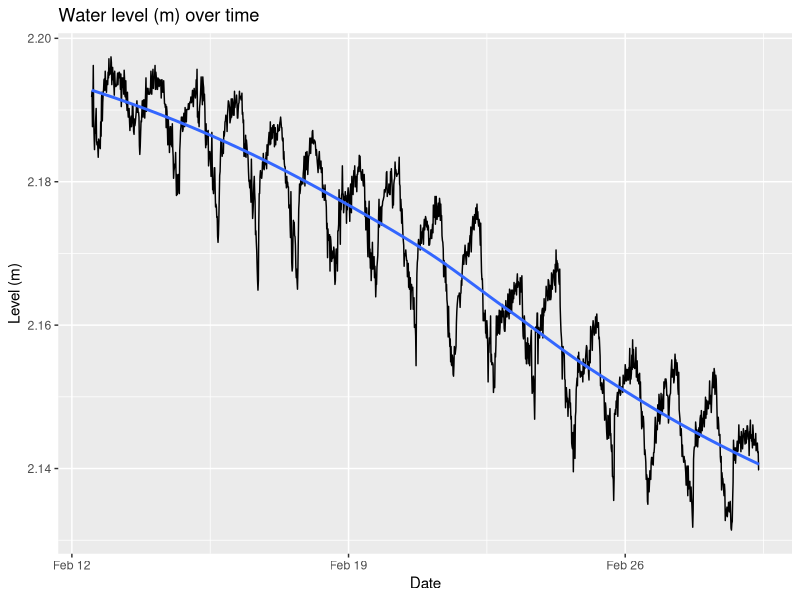
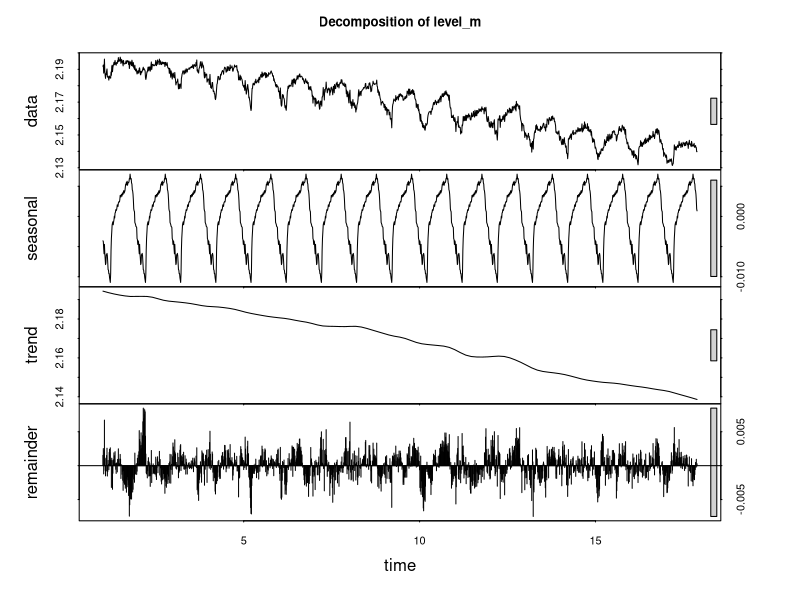
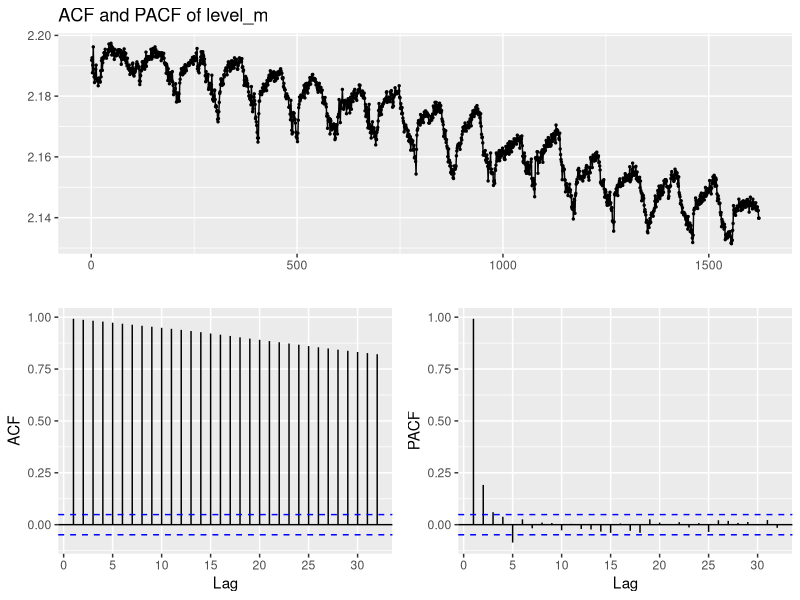
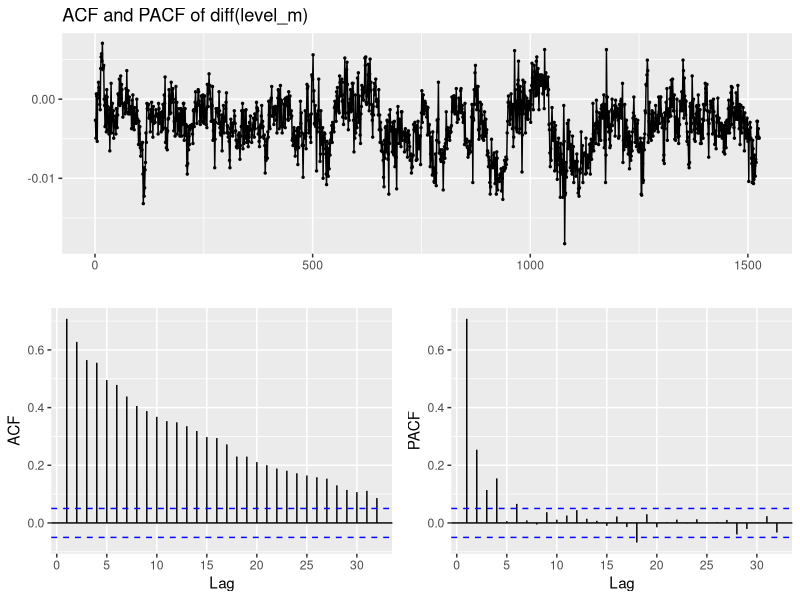

Recreate these plots in R, in order.
## ---- chunk 1
knitr::opts_chunk$set(echo = TRUE)
## ---- chunk 2
library(tidyverse)
library(here)
library(forecast)
library(tseries)
## ---- chunk 3
here()

lv <- read_csv('data/180301 Level Data.csv')
head(lv, n=5)
## ---- chunk 4
lv$date_time <- as.POSIXct(lv$date_time, format = '%m/%d/%y %H:%M')
lv_df <- lv[c(2,5)]

cat('Absolute difference in water level over the period of', as.character(min(lv_df$date_time)), 'and', as.character(min(lv_df$date_time)), 'in meters:', max(lv_df$level_m) - min(lv_df$level_m))
## ---- chunk 5
ggplot(lv_df, aes(date_time, level_m)) +
    geom_line() +
    geom_smooth(method = 'loess', se = FALSE) +
    xlab('Date') +
    ylab('Level (m)') + 
    ggtitle('Water level (m) over time')
## ---- chunk 6
decomp_ts <- ts(lv_df$level_m, frequency = 96) %>%
    stl(s.window='periodic') %>%
    plot(main='Decomposition of level_m')
## ---- chunk 7
ggtsdisplay(lv_df$level_m, main='ACF and PACF of level_m')

ggtsdisplay(diff(lv_df$level_m, lag=96), main='ACF and PACF of diff(level_m)')
## ---- chunk 8
lv_adf <- adf.test(lv_df$level_m, k=96)
lv_diff_adf <- adf.test(diff(lv_df$level_m, lag=96), k=96)

cat('p-value from adf.test() of lv_df:', lv_adf$p.value,
    '\np-value from adf.test() of seasonally differenced lv_df:', lv_diff_adf$p.value)
## ---- chunk 9
lv_ts <- msts(lv$level_m, seasonal.periods=c(96,35064))
## ---- chunk 10
arima_param <- function(ts){
    # Performs a grid search for optimal ARIMA parameters by comparing aicc of each model
    #
    # Args:
    #   ts: A time series object
    # 
    # Return: 
    #    The model and fourier transform with the lowest aicc
    #
    best_fit <- list(model=Inf, aic=Inf, i=Inf, j=Inf)
    
    for (i in 1:10){
        for (j in 1:5){
            fit <- auto.arima(ts, seasonal=FALSE, xreg=fourier(ts, K=c(i,j)))
            if (fit$aic < best_fit$aic)
                best_fit <- list(model=fit, aicc=fit$aic, i=i, j=j)
            else break;
        }
    
    }
    return(best_fit)
}
## ---- chunk 11
#arima_model <- arima_param(lv_ts)

#plotter <- forecast(arima_model$model, xreg=fourier(lv_ts, K=c(arima_model$i, arima_model$j), h=192))
#autoplot(plotter)
## ---- chunk 12
#checkresiduals(arima_model$model, lag=96)
## ---- chunk 13
#autoplot(plotter)
